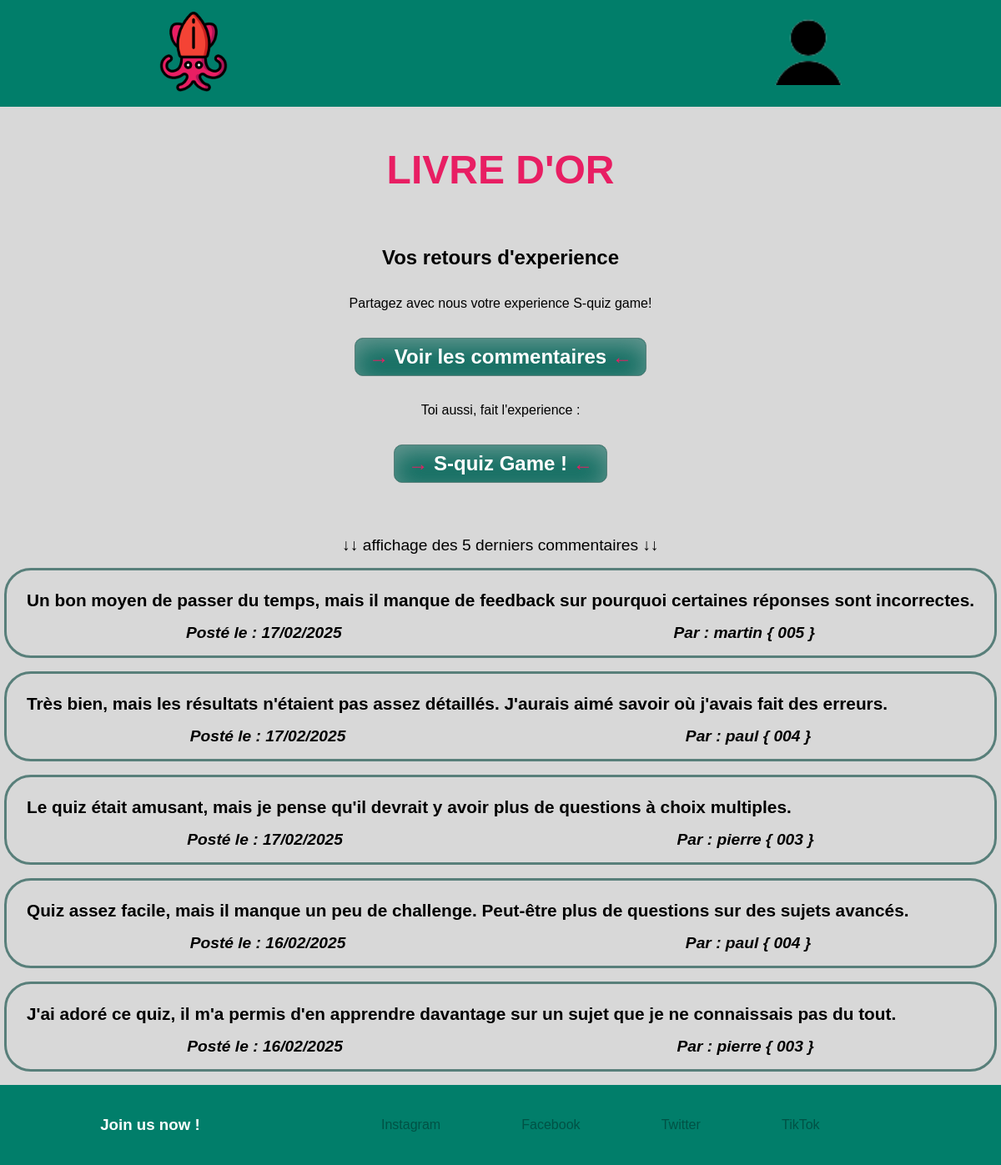
The page / on the database its author committed.
### tables this page shows
CREATE TABLE comment(
    id INT AUTO_INCREMENT PRIMARY KEY,
    comment TEXT NOT NULL,
    date DATETIME NOT NULL,
    id_user INT NOT NULL,
    FOREIGN KEY (id_user) REFERENCES user(id) ON DELETE CASCADE ON UPDATE CASCADE
);

CREATE TABLE user (
    id INT AUTO_INCREMENT PRIMARY KEY,
    login VARCHAR(100) NOT NULL UNIQUE,
    password VARCHAR(255) NOT NULL,
    role VARCHAR(100) NOT NULL
);

### models/Bdd.php (called while the page is built, shortened)
<?php
class Bdd
{
    public function __construct()
    {
        $host = "localhost";
        $username = "root";
        $password = "";
        $dbName = "livreor";
        try {
            $this->bdd  = new PDO("mysql:host=$host;dbname=$dbName;charset=utf8", $username, $password);
        } catch (PDOException $e) {
            echo "Erreur : " . $e->getMessage();
        }
    }
}

### models/Comment.php (called while the page is built, shortened)
<?php
require_once(__DIR__ . "/Bdd.php");
class Comment extends Bdd
{
    public function getfiveLastComment()
    {
        $sql = "SELECT comment.id, comment.comment, DATE_FORMAT(comment.date,\"%d/%m/%Y\") as date, user.id as userId, user.login
                FROM comment
                JOIN user ON comment.id_user = user.id
                ORDER BY date DESC
                LIMIT 5";
        $getAll = $this->bdd->prepare($sql);
        $getAll->execute();
        return $getAll->fetchAll(PDO::FETCH_ASSOC);
    }
}

### models/User.php (called while the page is built, shortened)
<?php
include_once(__DIR__ . "/Bdd.php");
class User extends Bdd
{
    public function changeNumber($int): string
    {
        if ($int < 10) {
            return "00" . $int;
        } elseif ($int < 100) {
            return "0" . $int;
        } else {
            return $int;
        }
    }
}

### index.php (the view, shortened to what this page needs)
<?php
include_once("./models/Comment.php");
include_once("./models/User.php");
$getLastComment = new Comment();
$lastComment = $getLastComment->getfiveLastComment();
?>
<!DOCTYPE html>
<html lang="fr">
<link rel="stylesheet" href="./assets/css/style_header-footer.css">
<link rel="stylesheet" href="./assets/css/style_livre-dor.css">
<link rel=" stylesheet" href="./assets/css/style_index.css">
</head>
<body>
    <header class="header">
        <?php if (!isset($_SESSION['userId'])): ?>
            <div class="logo-box">
                <a href="index.php">
                    <img src="./assets/img/accueil-logo.png" class="logo-header" alt="connexion" />
                </a>
            </div>
            <div class="logo-login">
                <a href="./pages/connexion.php">
                    <img src="./assets/img/utilisateur.png">
                </a>
            </div>
        <?php endif; ?>
    </header>
    <main class="main-index">
        <h1 class="index-title pink">Livre d'or</h1>
        <section class="index-sub-box">
            <h2>Vos retours d'experience</h2>
            <article>
                <p>Partagez avec nous votre experience S-quiz game!</p>
            </article>
            <div class="button-index button-index-green">
                <a href="./pages/livre-or.php"> <span class="pink">→</span> Voir les commentaires <span class="pink">←</span> </a>
            </div>
            <p>Toi aussi, fait l'experience : </p>
            <div class="button-index button-index-green">
                <a href="#"> <span class="pink">→</span> S-quiz Game ! <span class="pink">←</span> </a>
            </div>
        </section>
        <section class="section-box-comments">
            <p class="display-comment">↓↓ affichage des 5 derniers commentaires ↓↓</p>
            <?php foreach ($lastComment as $comment) : ?>
                <?php
                $userId = $comment['userId'];
                $user = new User();
                $userNumber = $user->changeNumber(intval($userId));
                ?>
                <article class="index-box-comment">
                    <div class="box-comment-top">
                        <p class="comment"><?= $comment['comment'] ?></p>
                    </div>
                    <div class="box-comment-bottom">
                        <p class="box-comment-info">Posté le : <?= $comment['date'] ?></p>
                        <p class="box-comment-info"> Par : <?= $comment['login'] . " { " . $userNumber . " }" ?></p>
                    </div>
                </article>
            <?php endforeach ?>
        </section>
    </main>
    <?php include './components/footer.php'; ?>

### assets/css/style_header-footer.css (style rules this page uses)
* { margin: 0; padding: 0; box-sizing: border-box; text-decoration: none; list-style: none; white-space: normal; word-break: break-word; font-family: Arial, Helvetica, sans-serif; }
body { background-color: #d8d8d8; }
.header { color: white; width: 100%; height: 8rem; padding: 0 3.5rem; background-color: #017e6a; display: flex; justify-content: space-between; align-items: center; }
.header a { color: white; }
.logo-box, .logo-login { width: 20%; height: 90%; display: flex; flex-direction: row; align-items: center; }
.logo-login { justify-content: flex-end; }
.logo-box { justify-content: flex-start; }
.logo-box img, .logo-login img { height: 6rem; object-fit: contain; }
.logo-login img { height: 5rem; }
@media screen and (max-width: 1200px) { .header { padding: 0 1rem; justify-content: space-around; } }

### assets/css/style_livre-dor.css (style rules this page uses)
.box-comment-bottom { margin-top: 0.5rem; display: flex; justify-content: space-around; }
.comment { font-size: 1.3rem; font-weight: 600; padding: 0.5rem; }
.box-comment-info { font-size: 1.2rem; font-weight: bold; font-style: italic; }
main { min-height: 80vh; }

### assets/css/style_index.css (style rules this page uses)
.pink { color: #e81e63; }
.main-index { width: 100%; min-height: calc(100vh - 14rem); display: flex; flex-direction: column; justify-content: flex-start; align-items: center; gap: 4rem; }
.index-title { font-size: 3rem; padding-top: 3rem; text-transform: uppercase; }
.index-sub-box { display: flex; flex-direction: column; align-items: center; gap: 2rem; }
.button-index { color: white; box-shadow: 0px 9px 30px 0px rgba(201, 201, 201, 0.483) inset; min-width: 8rem; padding: 0.5rem 1rem; display: flex; justify-content: center; align-items: center; border-radius: 10px; font-weight: bold; font-size: 1.5rem; cursor: pointer; }
.button-index a { color: white; height: 100%; }
.button-index-green { background-color: #106d61; border: 1px solid #587f7a; }
.index-box-comment { width: 100%; border: 3px solid #587f7a; border-radius: 2rem; margin: 1rem auto; padding: 1rem; }
.display-comment { font-size: 1.2rem; text-align: center; }

### rows shown on the page
comment: comment "Un bon moyen de passer du temps, mais il manque de feedback sur pourquoi certaines réponses sont incorrectes.", date "17/02/2025", id_user.login "martin", id_user "005"
comment: comment "Très bien, mais les résultats n'étaient pas assez détaillés. J'aurais aimé savoir où j'avais fait des erreurs.", date "17/02/2025", id_user.login "paul", id_user "004"
comment: comment "Le quiz était amusant, mais je pense qu'il devrait y avoir plus de questions à choix multiples.", date "17/02/2025", id_user.login "pierre", id_user "003"
comment: comment "Quiz assez facile, mais il manque un peu de challenge. Peut-être plus de questions sur des sujets avancés.", date "16/02/2025", id_user.login "paul", id_user "004"
comment: comment "J'ai adoré ce quiz, il m'a permis d'en apprendre davantage sur un sujet que je ne connaissais pas du tout.", date "16/02/2025", id_user.login "pierre", id_user "003"
